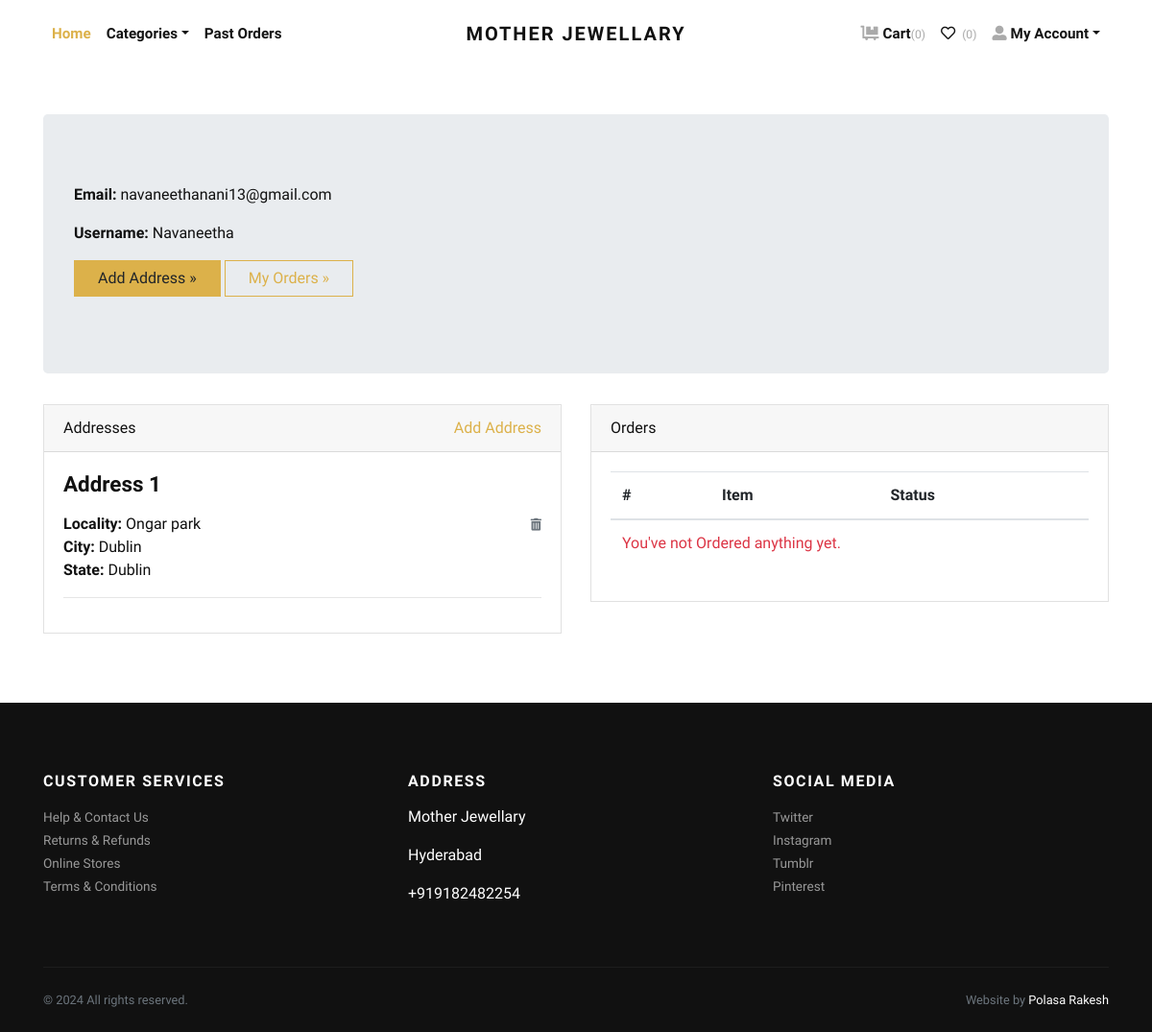
Page /accounts/profile/ (signed in) on the committed database.
### store/models.py (models this page shows, shortened)
class Address(models.Model):
    user = models.ForeignKey(User, verbose_name="User", on_delete=models.CASCADE)
    locality = models.CharField(max_length=150, verbose_name="Nearest Location")
    city = models.CharField(max_length=150, verbose_name="City")
    state = models.CharField(max_length=150, verbose_name="State")

### store/views.py (the view)
# urls.py: path('accounts/profile/', views.profile, name="profile"),
@login_required
def profile(request):
    addresses = Address.objects.filter(user=request.user)
    orders = Order.objects.filter(user=request.user)
    return render(request, 'account/profile.html', {'addresses':addresses, 'orders':orders})

### store/context_preprocessors.py (called while the page is built)
def store_menu(request):
    categories = Category.objects.filter(is_active=True)
    context = {
        'categories_menu': categories,
    }
    return context

def cart_menu(request):
    if request.user.is_authenticated:
        cart_items= Cart.objects.filter(user=request.user)
        context = {
            'cart_items': cart_items,
        }
    else:
        context = {}
    return context

### templates/account/profile.html (shortened to what this page needs)
{% extends 'base.html' %}
{% load static %}
    {% block content %}
      <div class="container py-5">
        <div class="jumbotron">
          <p><strong>Email:</strong> {{request.user.email}}</p>
          <p><strong>Username:</strong> {{request.user.username}}</p>
          <p><a class="btn btn-primary btn-large" href="{% url 'store:add-address' %}">Add Address »</a> <a class="btn btn-outline-primary btn-large" href="#">My Orders »</a></p>
        </div>
        <div class="row">
          <div class="col-lg-6">
            <div class="card mb-4" id="headings">
              <div class="card-header">Addresses <span class="float-right"><a href="{% url 'store:add-address' %}">Add Address</a></span></div>
              <div class="card-body">
                {% if addresses %}
                    {% for address in addresses %}
                        <h4 class="mb-3">Address {{forloop.counter}}</h4>
                        <span class="float-right"><a href="{% url 'store:remove-address' address.id %}"><i class="fas fa-trash-alt small text-muted"></i></a></span>
                        <p>
                            <strong>Locality: </strong>{{address.locality}} <br>
                            <strong>City: </strong>{{address.city}} <br>
                            <strong>State: </strong>{{address.state}} <br>
                        </p>
                        <hr>
                    {% endfor %}
                {% else %}
                <div class="text-danger">
                  Address not Added.
                </div>
                {% endif %}
              </div>
            </div>
          </div>
          <div class="col-lg-6">
            <div class="card mb-4" id="tables">
              <div class="card-header">Orders</div>
              <div class="card-body">
                <table class="table table-hover">
                  <thead>
                    <tr>
                      <th>#</th>
                      <th>Item</th>
                      <th>Status</th>
                    </tr>
                  </thead>
                  <tbody>
                    {% if orders %}
                      {% for order in orders %}
                        <tr>
                          <td>{{forloop.counter}}</td>
                          <td>{{order.product.title}}</td>
                          <td>
                            {{order.status}}
                          </td>
                        </tr>
                      {% endfor %}
                    {% else %}
                    <tr>
                      <td class="text-danger" colspan="3">You've not Ordered anything yet.</td>
                    </tr>
                    {% endif %}
                  </tbody>
                </table>
              </div>
            </div>
          </div>
        </div>
      </div>
{% endblock content %}

### jewelryshop/static/css/style.default.css (style rules this page uses)
strong { font-weight: 700; }
.btn { font-weight: 400; border: 1px solid transparent; font-family: inherit; padding: 0.375rem 1.5rem; font-size: 1rem; line-height: 1.5; border-radius: 0; transition: color 0.15s ease-in-out, background-color 0.15s ease-in-out, border-color 0.15s ease-in-out, box-shadow 0.15s ease-in-out; }
.btn-primary { color: #212529; background-color: #dcb14a; border-color: #dcb14a; }
.btn-outline-primary { color: #dcb14a; background-color: transparent; background-image: none; border-color: #dcb14a; }
body { font-family: "Libre Franklin", sans-serif; font-size: 1rem; font-weight: 400; line-height: 1.5; color: #111111; background-color: #fff; }
a { color: #dcb14a; text-decoration: none; }
h1, h2, h3, h4, h5, h6, .h1, .h2, .h3, .h4, .h5, .h6 { margin-bottom: 0.5rem; font-family: inherit; font-weight: 900; line-height: 1.2; color: inherit; }
h4, .h4 { font-size: 1.4rem; }
hr { border-top: 1px solid rgba(17, 17, 17, 0.1); }
small, .small { font-size: 80%; font-weight: 400; }
.text-danger { color: #dc3545 !important; }
.card { background-color: #fff; border: 1px solid rgba(17, 17, 17, 0.125); border-radius: 0; }
.card-body { padding: 1.25rem; }
.card-header { padding: 0.75rem 1.25rem; background-color: rgba(17, 17, 17, 0.03); border-bottom: 1px solid rgba(17, 17, 17, 0.125); }
.card-header:first-child { border-radius: calc(0 - 1px) calc(0 - 1px) 0 0; }

### rows in the picture
Address: locality "Ongar park", city "Dublin", state "Dublin"

### other values in the picture
{{ cart_items.count }} "0"
{{ request.user.email }} "navaneethanani13@gmail.com"
{{ request.user.username }} "Navaneetha"
